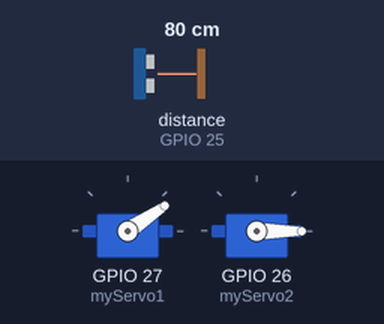
Bench run of a sketch on a simulated ESP32. Parts: 2 × servo. Wiring (inferred from the names in the program): ultrasonic range finder: trigger GPIO 33; echo GPIO 25. The inputs (shaded band) are chosen by the test bench; at power-on: distance to the obstacle (sensor on GPIO 25) 80 cm. The echo pulse lasts 58.3 µs per cm; what the sketch prints to the serial monitor is not drawn.

Above: at 1.2 s.
1.3 s: distance to the obstacle (sensor on GPIO 25) set to 250 cm
At 1.9 s:
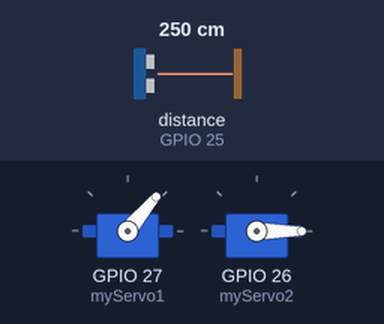
4.3 s: distance to the obstacle (sensor on GPIO 25) set to 2 cm
At 5.76 s:
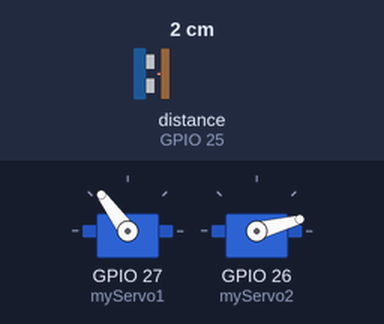
7.3 s: distance to the obstacle (sensor on GPIO 25) set to 9 cm
At 7.63 s:
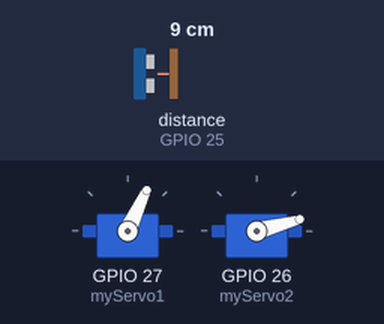
Timing chart, 0 to 22.3 s (numbered marks = the images above; inputs shaded):
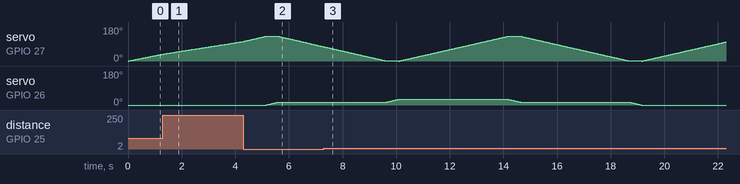

The sketch:

ESP32.ino
```cpp
#include <ESP32Servo.h>.

const int trigPin = 33;
const int echoPin = 25;

long duration;
int distance;

Servo myServo1;

Servo myServo2;

void setup() {
  pinMode(trigPin, OUTPUT);
  pinMode(echoPin, INPUT);
  Serial.begin(115200);
  myServo1.attach(27);
  myServo2.attach(26);
}

void loop() {

  myServo2.write(0);

  for(int i=0;i<=130;i++){
  myServo1.write(i);
  delay(30);
  distance = calculateDistance();

  Serial.print(i);
  Serial.print(",");
  Serial.print(distance);
  Serial.print(".");
  }
  // movimiento del motorcito

  for(int i=0;i<=15;i++){
  myServo2.write(i);
  delay(30);
  }

  // repetición
  for(int i=130;i>0;i--){
  myServo1.write(i);
  delay(30);
  distance = calculateDistance();
  Serial.print(i);
  Serial.print(",");
  Serial.print(distance);
  Serial.print(".");
  }

  for(int i=15;i<=30;i++){
  myServo2.write(i);
  delay(30);
  }

  for(int i=0;i<=130;i++){
  myServo1.write(i);
  delay(30);
  distance = calculateDistance();

  Serial.print(i);
  Serial.print(",");
  Serial.print(distance);
  Serial.print(".");
  }
  // movimiento del motorcito

  for(int i=30;i>=15;i--){
  myServo2.write(i);
  delay(30);
  }

  // repetición
  for(int i=130;i>0;i--){
  myServo1.write(i);
  delay(30);
  distance = calculateDistance();
  Serial.print(i);
  Serial.print(",");
  Serial.print(distance);
  Serial.print(".");
  }

  for(int i=15;i>=0;i--){
  myServo2.write(i);
  delay(30);
  }

}

int calculateDistance(){

  digitalWrite(trigPin, LOW);
  delayMicroseconds(2);

  digitalWrite(trigPin, HIGH);
  delayMicroseconds(10);
  digitalWrite(trigPin, LOW);
  duration = pulseIn(echoPin, HIGH);
  distance= duration*0.034/2;
  return distance;
}
```

Measured:
- by itself, servo on GPIO 26 (myServo2): rises from 15° to 30° in 0.42 s, then falls to 0° in 9.1 s
